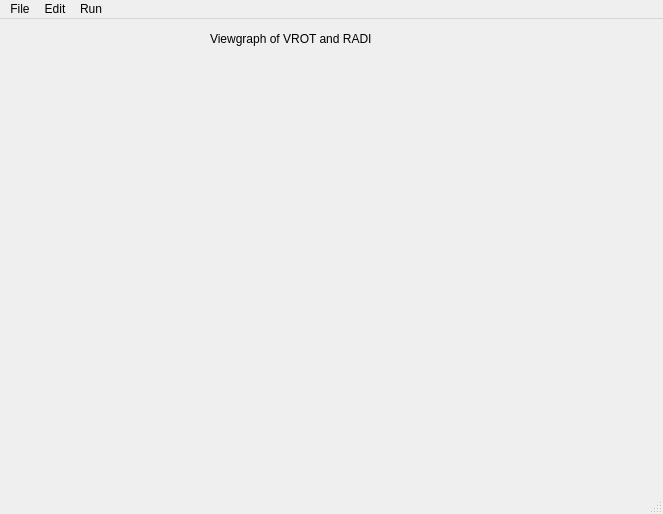
<?xml version="1.0" encoding="UTF-8"?>
<ui version="4.0">
 <class>MainWindow</class>
 <widget class="QMainWindow" name="MainWindow">
  <property name="geometry">
   <rect>
    <x>0</x>
    <y>0</y>
    <width>663</width>
    <height>514</height>
   </rect>
  </property>
  <property name="windowTitle">
   <string>Qt Tut</string>
  </property>
  <widget class="QWidget" name="centralwidget">
   <widget class="QLabel" name="label">
    <property name="geometry">
     <rect>
      <x>210</x>
      <y>10</y>
      <width>211</width>
      <height>20</height>
     </rect>
    </property>
    <property name="text">
     <string>Viewgraph of VROT and RADI</string>
    </property>
   </widget>
  </widget>
  <widget class="QMenuBar" name="menubar">
   <property name="geometry">
    <rect>
     <x>0</x>
     <y>0</y>
     <width>663</width>
     <height>25</height>
    </rect>
   </property>
   <widget class="QMenu" name="menuFile">
    <property name="title">
     <string>File</string>
    </property>
    <addaction name="actionOpen"/>
    <addaction name="actionSave"/>
    <addaction name="actionSave_As"/>
    <addaction name="separator"/>
    <addaction name="actionExit_2"/>
    <addaction name="separator"/>
   </widget>
   <widget class="QMenu" name="menuEdit">
    <property name="title">
     <string>Edit</string>
    </property>
    <addaction name="separator"/>
    <addaction name="actionScale_Manager"/>
    <addaction name="actionPrecision"/>
    <addaction name="separator"/>
    <addaction name="actionParameter"/>
   </widget>
   <widget class="QMenu" name="menuRun">
    <property name="title">
     <string>Run</string>
    </property>
    <addaction name="separator"/>
    <addaction name="actionOpen_in_Editor_2"/>
    <addaction name="actionStart_TiRiFiC"/>
   </widget>
   <addaction name="menuFile"/>
   <addaction name="menuEdit"/>
   <addaction name="menuRun"/>
  </widget>
  <widget class="QStatusBar" name="statusbar"/>
  <action name="actionOpen">
   <property name="text">
    <string>Open</string>
   </property>
  </action>
  <action name="actionSave">
   <property name="text">
    <string>Save</string>
   </property>
  </action>
  <action name="actionExit">
   <property name="text">
    <string>Exit</string>
   </property>
  </action>
  <action name="actionSave_As">
   <property name="text">
    <string>Save As</string>
   </property>
  </action>
  <action name="actionExit_2">
   <property name="text">
    <string>Exit</string>
   </property>
  </action>
  <action name="actionScale_Manager">
   <property name="text">
    <string>Scale Manager</string>
   </property>
  </action>
  <action name="actionPrecision">
   <property name="text">
    <string>Precision</string>
   </property>
  </action>
  <action name="actionParameter">
   <property name="text">
    <string>Parameter</string>
   </property>
  </action>
  <action name="actionOpen_in_Editor">
   <property name="text">
    <string>Open in Editor</string>
   </property>
  </action>
  <action name="actionOpen_in_Editor_2">
   <property name="text">
    <string>Open in Editor</string>
   </property>
  </action>
  <action name="actionStart_TiRiFiC">
   <property name="text">
    <string>Start TiRiFiC</string>
   </property>
  </action>
 </widget>
 <resources/>
 <connections/>
</ui>
